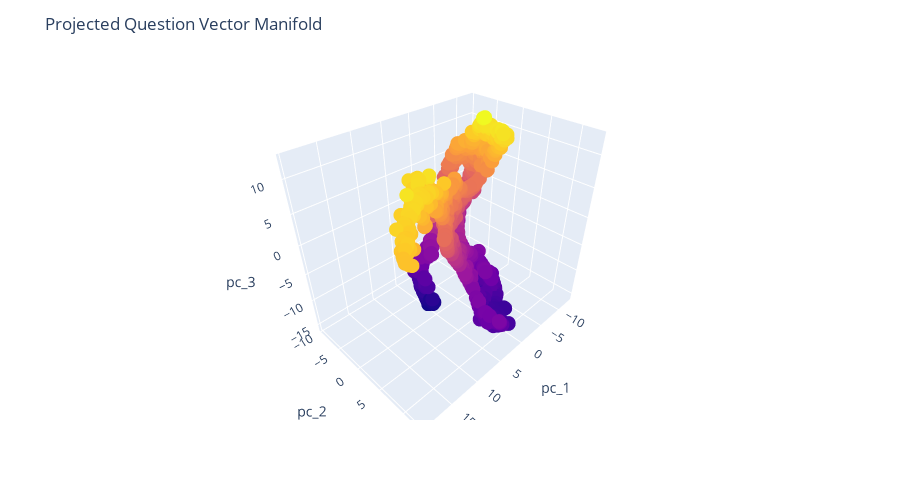

Notebook cell for this chart:
### Markdown cell above
### Project Sentence Vectors

### Code cell
tsne = TSNE(n_components=3, metric='cosine')
question_proj = tsne.fit_transform(question_enc)

df = pd.DataFrame({
    'sentence': question_str,
    'vector': [x for x in question_enc],
    'label': labels,
    'pc_1': question_proj[:, 0],
    'pc_2': question_proj[:, 1],
    'pc_3': question_proj[:, 2],
})

fig = px.scatter_3d(
    df, x='pc_1', y='pc_2', z='pc_3', color='pc_3', 
    hover_data=['sentence'])
fig.update_traces(marker_size=5)
fig.layout.coloraxis.showscale = False
fig.update_layout(
    title='Projected Question Vector Manifold',
    height=500,
    showlegend=False
)
fig.show()

### Figure 1 — Plotly figure (JSON) as saved in the notebook; plotly's stock layout.template omitted (floating-point values rounded to 4 significant figures; data arrays with more than 128 entries replaced by an {"elided": "..."} marker saying what was removed)
{"data": [{"customdata": {"elided": "1024x1 str values"}, "hovertemplate": "pc_1=%{x}<br>pc_2=%{y}<br>pc_3=%{marker.color}<br>sentence=%{customdata[0]}<extra></extra>", "legendgroup": "", "marker": {"color": {"elided": "1024 float values"}, "coloraxis": "coloraxis", "size": 5, "symbol": "circle"}, "mode": "markers", "name": "", "scene": "scene", "showlegend": false, "type": "scatter3d", "x": {"elided": "1024 float values"}, "y": {"elided": "1024 float values"}, "z": {"elided": "1024 float values"}}], "layout": {"coloraxis": {"colorbar": {"title": {"text": "pc_3"}}, "colorscale": [[0, "#0d0887"], [0.1111, "#46039f"], [0.2222, "#7201a8"], [0.3333, "#9c179e"], [0.4444, "#bd3786"], [0.5556, "#d8576b"], [0.6667, "#ed7953"], [0.7778, "#fb9f3a"], [0.8889, "#fdca26"], [1, "#f0f921"]], "showscale": false}, "height": 500, "legend": {"tracegroupgap": 0}, "margin": {"t": 60}, "scene": {"domain": {"x": [0, 1], "y": [0, 1]}, "xaxis": {"title": {"text": "pc_1"}}, "yaxis": {"title": {"text": "pc_2"}}, "zaxis": {"title": {"text": "pc_3"}}}, "showlegend": false, "title": {"text": "Projected Question Vector Manifold"}}}
